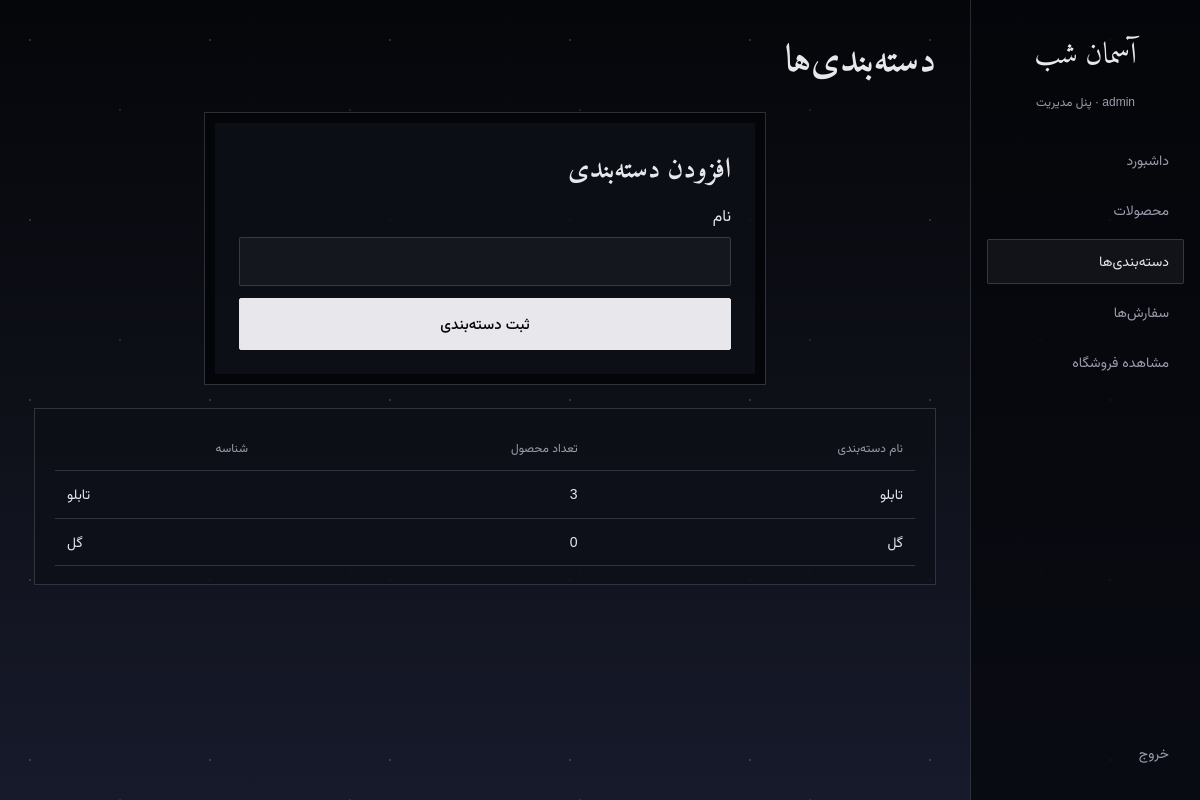
Screenshot of /panel/categories/ (signed in) with the database file from the repository.
### store/models.py (models this page shows, shortened)
class Category(models.Model):
    name = models.CharField("نام", max_length=80, unique=True)
    slug = models.SlugField("شناسه", unique=True, allow_unicode=True)
    class Meta:
        verbose_name = "دسته‌بندی"
        verbose_name_plural = "دسته‌بندی‌ها"

### store/views.py (the view)
# urls.py: path("panel/categories/", views.category_list, name="category_list"),
@login_required
def category_list(request):
    next_page = request.GET.get("next")
    if next_page not in ("", "product_add"):
        next_page = ""
    if request.method == "POST":
        form = CategoryForm(request.POST)
        if form.is_valid():
            form.save()
            messages.success(request, "دسته‌بندی جدید اضافه شد.")
            if request.POST.get("next") == "product_add":
                return redirect("product_add")
            return redirect("category_list")
    elif request.method == "GET":
        form = CategoryForm()
    else:
        return HttpResponseNotAllowed(["GET", "POST"])
    categories = Category.objects.annotate(product_count=Count("products")).order_by("name")
    return render(request, "store/category_list.html", {
        "form": form,
        "categories": categories,
        "next_page": next_page,
    })

### store/forms.py (shortened to what this page needs)
class CategoryForm(forms.ModelForm):
    class Meta:
        model = Category
        fields = ("name",)
        widgets = {
            "name": forms.TextInput(attrs={"autofocus": True}),
        }

### templates/store/category_list.html (shortened to what this page needs)
{% extends 'store/base.html' %}
{% block content %}
<div id="admin-app">
  {% include 'store/panel_nav.html' with active_page='categories' %}
  <main class="admin-main">
    <div class="top"><h1>دسته‌بندی‌ها</h1>{% if next_page == 'product_add' %}<a class="btn g" href="{% url 'product_add' %}">بازگشت به افزودن محصول</a>{% endif %}</div>
    <form class="box fm category-form" method="post">
      <h2>افزودن دسته‌بندی</h2>
      <label for="{{ form.name.id_for_label }}">{{ form.name.label }}{{ form.name }}{% for error in form.name.errors %}<span class="err">{{ error }}</span>{% endfor %}</label>
      <button class="btn">ثبت دسته‌بندی</button>
    </form>
    <section class="dashboard-section">
      <div class="box tw">
        <table class="category-table">
          <thead><tr><th>نام دسته‌بندی</th><th>تعداد محصول</th><th>شناسه</th></tr></thead>
          <tbody>
            {% for category in categories %}
            <tr><td>{{ category.name }}</td><td>{{ category.product_count }}</td><td dir="ltr">{{ category.slug }}</td></tr>
            {% empty %}<tr><td colspan="3">هنوز دسته‌بندی‌ای ثبت نشده است.</td></tr>{% endfor %}
          </tbody>
        </table>
      </div>
    </section>
  </main>
</div>
{% endblock %}

### templates/store/panel_nav.html
<aside>
  <a class="brand" href="{% url 'dashboard' %}">آسمان شب</a>
  <small>{{ request.user.get_full_name|default:request.user.username }} · پنل مدیریت</small>
  <a class="nv {% if active_page == 'dashboard' %}current{% endif %}" href="{% url 'dashboard' %}">داشبورد</a>
  <a class="nv {% if active_page == 'products' %}current{% endif %}" href="{% url 'product_list' %}">محصولات</a>
  <a class="nv {% if active_page == 'categories' %}current{% endif %}" href="{% url 'category_list' %}">دسته‌بندی‌ها</a>
  <a class="nv {% if active_page == 'orders' %}current{% endif %}" href="{% url 'order_list' %}">سفارش‌ها</a>
  <a class="nv" href="{% url 'home' %}">مشاهده فروشگاه</a>
  <a class="nv out" href="{% url 'logout' %}">خروج</a>
</aside>

### static/store/css/site.css (style rules this page uses)
:root { --ink:#05060a;--night:#0e1018;--dusk:#171a2b;--moon:#e8e8ec;--mist:#9a9cab;--rose:#d4d6e2;--line:rgba(232,232,236,.17);--serif:"Amiri","Vazirmatn",Tahoma,serif;--sans:"Vazirmatn",Tahoma,sans-serif;color-scheme:dark;box-sizing:border-box;padding-top:env(safe-area-inset-top,0px);padding-bottom:env(safe-area-inset-bottom,0px);scroll-behavior:smooth;scroll-padding-top:90px }
*,*::before,*::after { box-sizing:inherit }
body { margin:0;font-family:var(--sans);color:var(--moon);background:radial-gradient(1px 1px at 30px 40px,rgba(255,255,255,.5),transparent) 0 0/180px 180px,radial-gradient(1px 1px at 120px 110px,rgba(255,255,255,.35),transparent) 0 0/230px 230px,linear-gradient(180deg,var(--ink) 0%,var(--night) 50%,var(--dusk) 100%);background-attachment:fixed;line-height:1.9;min-height:100vh }
header,main,footer { position:relative;z-index:1 }
a { color:inherit;text-decoration:none }
button,input,select,textarea { font:inherit;color:inherit }
button { cursor:pointer }
.logo,h1,h2,h3,h4 { font-family:var(--serif);font-weight:700;font-synthesis:none }
.btn { display:inline-block;border:1px solid var(--moon);background:var(--moon);color:var(--ink);padding:11px 26px;border-radius:2px;font-size:15px;font-weight:500;cursor:pointer }
section { padding:80px 0 0;scroll-margin-top:90px }
h2 { font-size:44px;margin:0 0 8px;font-weight:600;line-height:1.6;text-align:center }
h2::after { content:"";display:block;width:120px;height:5px;margin:12px auto 0;border-block:1px solid var(--mist) }
#admin-app { display:grid;grid-template-columns:230px 1fr;min-height:100vh }
#admin-app aside { position:sticky;top:0;display:flex;height:100vh;flex-direction:column;gap:6px;padding:24px 16px;border-inline-end:1px solid var(--line);background:rgba(5,6,10,.7) }
#admin-app .brand { margin-bottom:4px;text-align:center;font-family:var(--serif);font-size:30px }
#admin-app aside small { display:block;margin-bottom:18px;color:var(--mist);font-size:12px;text-align:center }
#admin-app .out { margin-top:auto }
.admin-main { min-width:0;padding:30px 34px 60px }
.box { border:1px solid var(--line);background:rgba(14,16,24,.78);padding:18px 20px }
table { width:100%;min-width:560px;border-collapse:collapse;font-size:14px }
th,td { padding:10px 12px;border-bottom:1px solid var(--line);text-align:start;vertical-align:middle }
th { color:var(--mist);font-size:12px;font-weight:400 }
.dashboard-section { padding:24px 0 0 }
#admin-app { grid-template-columns:230px minmax(0,1fr) }
#admin-app aside { z-index:2 }
#admin-app .nv { display:block;width:100%;text-align:start;background:none;border:1px solid transparent;border-radius:2px;padding:8px 14px;color:var(--mist);font-size:14px }
#admin-app .nv.current { color:var(--moon);border-color:var(--line);background:rgba(255,255,255,.05) }
.admin-main { padding:30px 34px 60px }
.admin-main .top { display:flex;justify-content:space-between;align-items:center;gap:14px;flex-wrap:wrap;margin-bottom:26px }
.admin-main .top h1 { font-size:38px;line-height:1.5;margin:0 }
.admin-main .box { min-width:0 }
.admin-main .tw { overflow-x:auto }
.admin-main table { width:100%;border-collapse:collapse;font-size:14px;min-width:560px }
.admin-main th,.admin-main td { text-align:start;padding:10px 12px;border-bottom:1px solid var(--line);vertical-align:middle }
.admin-main th { color:var(--mist);font-weight:400;font-size:12px }
.category-form { display:grid;width:min(560px,100%);gap:12px;max-width:100%;margin:0 auto;border:10px solid #040508;outline:1px solid var(--line);padding:24px }
.category-form h2 { margin:0;text-align:start;font-size:28px;line-height:1.5 }
.category-form h2::after { display:none }
.category-form label { display:grid;gap:6px }
.category-form input { width:100%;background:rgba(255,255,255,.04);border:1px solid var(--line);border-radius:2px;padding:8px 14px;color:var(--moon);font:inherit }

### rows the page displays
Category: name "تابلو", product_count "3", slug "تابلو"
Category: name "گل", product_count "0", slug "گل"

### other values shown
{{ request.user.get_full_name|default:request.user.username }} "admin"
